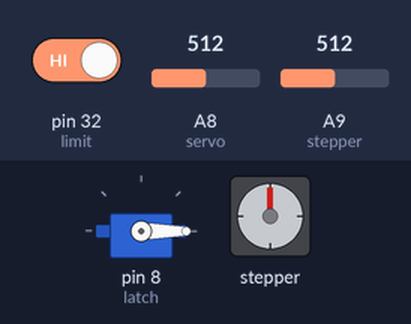
Recording of a sketch running on a simulated Arduino Mega 2560, built with avr-gcc and run on an emulated ATmega2560. On the bench: servo, stepper motor. Inputs (shaded band) come from the test bench; at power-on: A8 (servo) = 512, A9 (stepper) = 512, pin 32 (limit) HIGH. Stepper angles assume 200 steps per turn.

Above: at 1.2 s.
1.3 s: A8 (servo) set to 536
2.8 s: A8 (servo) set to 568
At 3.58 s:
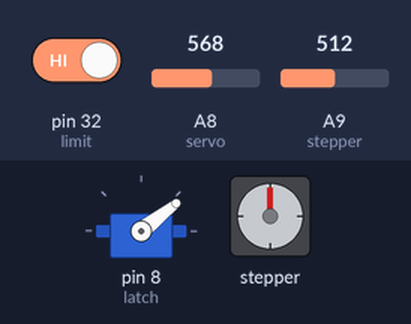
5.8 s: A9 (stepper) set to 534
8.0 s: A9 (stepper) set to 559
At 8.16 s:
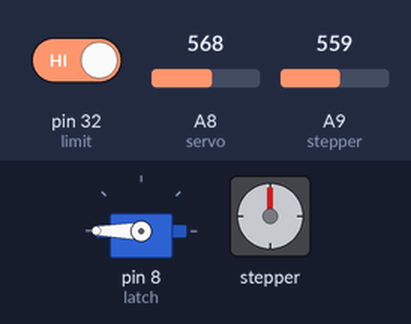
11.0 s: pin 32 (limit) driven LOW
At 11.19 s:
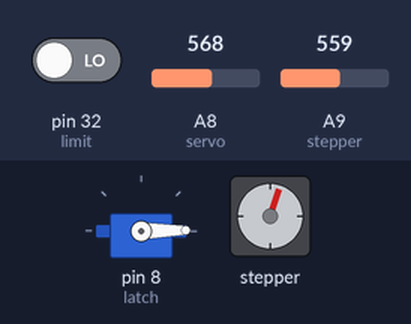
14.0 s: A9 (stepper) set to 459
At 14.9 s:
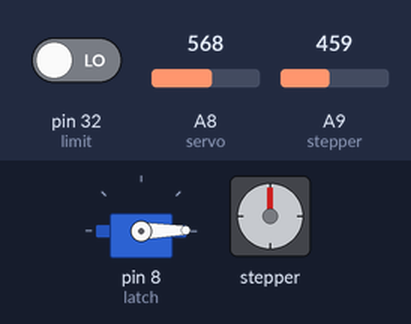
15.5 s: A9 (stepper) set to 441
At 16.2 s:
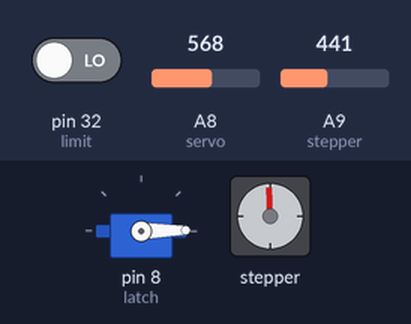
Timing chart, 0 to 18.0 s (numbered marks = the images above; inputs shaded):
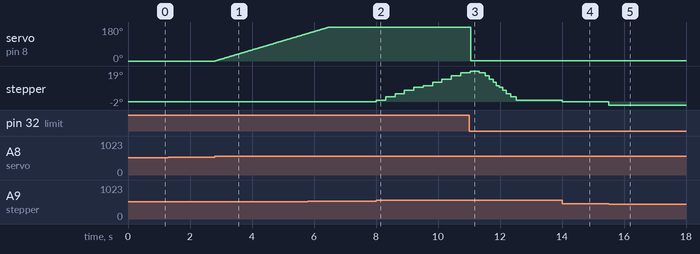

Measured:
- the behaviour switches between 550 and 551 on A8 (servo) (found by bisection; images 0 and 1)
- the behaviour switches between 550 and 551 on A9 (stepper) (found by bisection; images 1 and 2)
- after the input at 1.3 s, every drawn part: stays the same
- after the input at 2.8 s, servo on pin 8 (latch): moves from 0° to 146° over 3.0 s, starting at once
- after the input at 8.0 s, stepper: keeps turning clockwise at about 7°/s, starting at once
- after the input at 11.0 s, servo on pin 8 (latch): 180° → 1° after 0.06 s

The sketch:

Launcher_Demo.ino
```cpp
#include <Servo.h>
#include <AccelStepper.h>

Servo latch;  //pin 8
AccelStepper arm(1, 9, 10); // Step = 9, Dir = 10
int limit = 32; // limit switch = 32
int stepper = 9; //analog 9
int servo = 8; // analog 8

long stepperPos = 0;
int servoPos = 0;

void setup()
{
  latch.attach(8);  // attaches the servo on pin 9 to the servo object
  arm.setMaxSpeed(100); //steps per second
  arm.setAcceleration(10); //steps per second ^2

  pinMode(limit, INPUT_PULLUP);
}

void loop()
{
  //check for button
  if(digitalRead(limit) == LOW)
  {
    Serial.println("zero");
    servoPos = 0;
    stepperPos = 0;
  }
  if(analogRead(stepper) > 550)
  {
    stepperPos++;
  }
  if(analogRead(stepper) < 450)
  {
    stepperPos--;
  }
  if(analogRead(servo) > 550)
  {
    servoPos++;
  }
  if(analogRead(servo) < 450)
  {
    servoPos--;
  }

  latch.write(servoPos);
  arm.runToNewPosition(stepperPos);

  delay(20);

}
```
